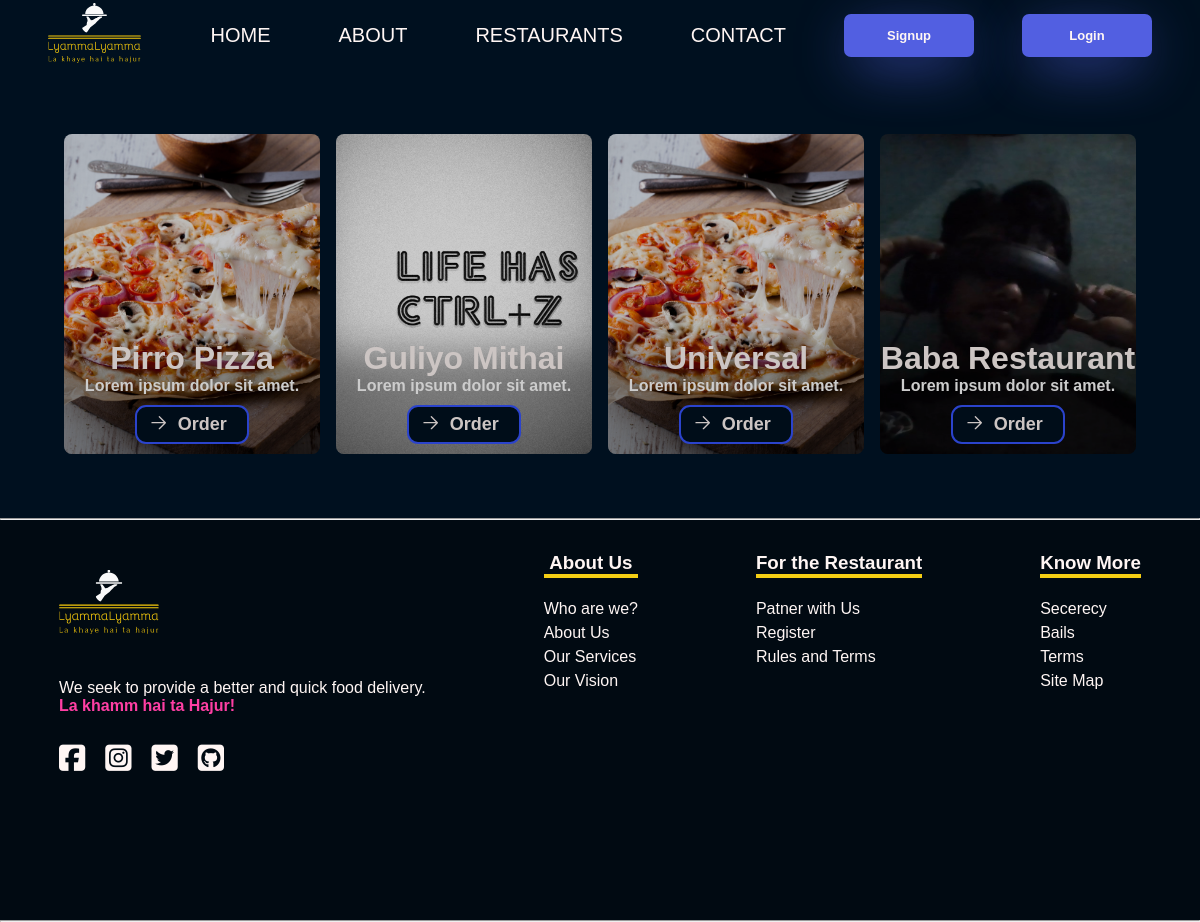
/restaurantlist/, run on an earlier commit of the app's database.
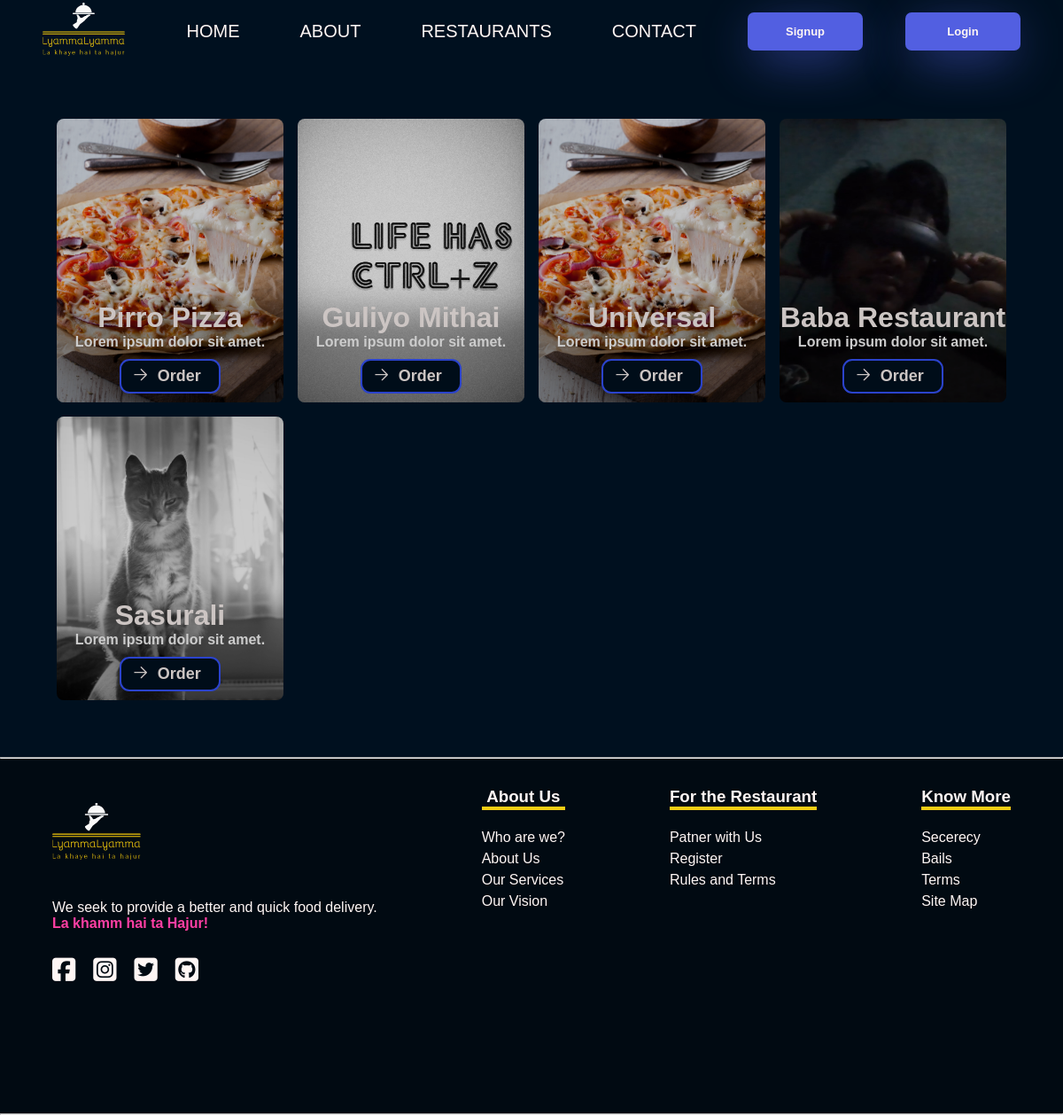
And on a later commit of the database.
### lyammaApp/models.py (models this page shows, shortened)
class launchPartner(models.Model):
    sno = models.AutoField(primary_key=True)
    image = models.ImageField(upload_to="lyammaApp/images", default="upload-image")
    fullname = models.CharField(max_length=40)
    address = models.CharField(max_length=30)
    restaurantname = models.CharField(max_length=50)
    phone = models.CharField(max_length=14)
    email = models.CharField(max_length=70)
    restauranttype = models.CharField(max_length=70)
    slug = models.CharField(max_length=130, default="normal-slug")  # url management
    timeStamp = models.DateTimeField(auto_now_add=True, blank=True)

### lyammaApp/views.py (the view)
# urls.py: path("restaurantlist/", views.restaurantlist, name="restaurantlist"),
def restaurantlist(request):
    approvedPartners = launchPartner.objects.all()
    context = {"approvedPartners": approvedPartners}
    return render(request, 'restaurantlist.html', context)

### templates/restaurantlist.html (shortened to what this page needs)
{% extends 'base.html'%}
{% load static %}
    {% block base_style%}
    {{ block.super }}
    <link rel="stylesheet" href="{% static 'styles/restaurantlist.css' %}">
    {% endblock base_style%}
    {% block content %}
    <div class="restaurantlist">
        <div class="div1">
            <div class="listBox" data-aos="fade-up">
                {% for partnerapproved in approvedPartners %}
                <div class="box" style="background-image: url(/media/{{partnerapproved.image}});">
                    <h1>{{partnerapproved.restaurantname}}</h1>
                    <p>Lorem ipsum dolor sit amet.</p>
                    <button class="banner-button">
                        <svg xmlns="http://www.w3.org/2000/svg" fill="none" viewBox="0 0 24 24" stroke-width="1.5"
                            stroke="currentColor" class="w-6 h-6">
                            <path stroke-linecap="round" stroke-linejoin="round" d="M4.5 12h15m0 0l-6.75-6.75M19.5 12l-6.75 6.75">
                            </path>
                        </svg>
                        <div class="text">
                            <a href="/restaurantlist/{{partnerapproved.slug}}">Order</a>
                        </div>
                    </button>
                </div>
                {% endfor %}
            </div>
        </div>
    </div>
    {% endblock %}

### templates/base.html (shortened to what this page needs)
{%load static%}
<!DOCTYPE html>
<html lang="en">
{% block body %}
<head>
    {% block base_style%}
    <link rel="stylesheet" href="{% static 'styles/base.css' %}">
    {% endblock base_style%}
</head>
</head>
<body>
    <header class="header">
        <a href="/">
            <img src="{%static 'images/logos.svg'%}" alt="lyamma lyamm logo" class="logo">
        </a>
        <nav class="navbar">
            <ul class="navbar-list">
                <li><a class="navkolinks" href="/">Home</a></li>
                <li><a class="navkolinks" href="/about/">About</a></li>
                <li><a class="navkolinks" href="/restaurantlist/">Restaurants</a></li>
                <li><a class="navkolinks" href="/contactus">Contact</a></li>
                {% if user.is_authenticated %}
                <h3 class="userr" id="greet">
                    ID:
                    <span class="loggedinUserSpan">{{request.user}}</span>
                </h3>
                <button id="show-logout" class="button" style="vertical-align:middle"><span>Logout</span></button>
                {% else %}
                <button id="show-signup" class="button" style="vertical-align:middle"><span>Signup</span></button>
                <button id="show-login" class="button" style="vertical-align:middle"><span>Login</span></button>
                {% endif %}
            </ul>
        </nav>
    </header>
    {% block content %} {% endblock %}
    <hr>
    <footer class="footer">
        <div class="fone">
            <img src="{%static 'images/logos.svg'%}" alt="lyamma lyamm logo" class="footer-logo">
            <p>We seek to provide a better and quick food delivery.<br> <span> La khamm hai ta Hajur!</span></p>
            <div class="footer-links">
                <a href=""><i class="fa-brands fa-square-facebook"></i></a>
                <a href=""><i class="fa-brands fa-square-instagram"></i></a>
                <a href=""><i class="fa-brands fa-square-twitter"></i></a>
                <a href=""><i class="fa-brands fa-square-github"></i></a>
            </div>
        </div>
        <div class="ftwo">
            <ul>
                <h3 class="footer-h3">About Us</h3>
                <li><a href="">Who are we?</a></li>
                <li><a href="">About Us</a></li>
                <li><a href="">Our Services</a></li>
                <li><a href="">Our Vision</a></li>
            </ul>
        </div>
        <div class="fthree">
            <ul>
                <h3 class="footer-h3">For the Restaurant</h3>
                <li><a href="">Patner with Us</a></li>
                <li><a href="">Register</a></li>
                <li><a href="">Rules and Terms</a></li>
            </ul>
        </div>
        <div class="ffour">
            <ul>
                <h3 class="footer-h3">Know More</h3>
                <li><a href="">Secerecy</a></li>
                <li><a href="">Bails</a></li>
                <li><a href="">Terms</a></li>
                <li><a href="">Site Map</a></li>
            </ul>
        </div>
    </footer>
</body>
{% endblock %}
</html>

### static/styles/base.css (style rules this page uses)
* { margin: 0; padding: 0; box-sizing: border-box; font-family: sans-serif; }
:root { --bcolor: #00101F; --footer-color: #010a12; --mainheading: #F4CE14; --para: #fff6f4; --hotish: #FF3FA4; --skyblue: #525FE1; --suntala: rgb(152, 79, 0); }
body { background-color: var(--bcolor) !important; }
.button { display: inline-block; border-radius: 7px; border: none; background: var(--skyblue); color: var(--para); font-family: inherit; text-align: center; font-size: 13px; box-shadow: 0px 14px 56px -11px var(--skyblue); width: 10em; padding: 10px; transition: all 0.4s; cursor: pointer; font-weight: bold; }
.button span { cursor: pointer; display: inline-block; position: relative; transition: 0.4s; }
.button span:after { content: 'Now'; position: absolute; opacity: 0; top: 0; right: -20px; transition: 0.7s; }
html { background-color: var(--bcolor); overflow-x: hidden; }
.header { position: sticky; top: 0; left: 0; background-color: var(--bcolor); padding: 0 48px; height: 70px; display: flex; align-items: center; justify-content: space-between; z-index: 999; }
.header .logo { height: 60px; color: var(--para); }
.navbar-list { display: flex; gap: 48px; list-style: none; }
.navkolinks { padding: 10px; }
.navkolinks:link, .navkolinks:visited { display: inline-block; text-transform: uppercase; text-decoration: none; font-size: 20px; font-weight: 500; color: var(--para); transition: all 0.3s; }
.footer { padding: 2rem 0 0; height: 50vh; background-color: var(--footer-color); color: var(--para); display: flex; justify-content: space-around; }
.footer .fone { display: flex; flex-direction: column; gap: 1.7rem; }
.footer .fone span { color: var(--hotish); font-weight: bold; }
.footer .fone .footer-links { display: flex; gap: 20px; }
.footer .fone .footer-links a { text-decoration: none; color: var(--para); font-size: 30px; }
.footer ul { list-style: none; display: flex; flex-direction: column; gap: 6px; }
.footer ul li a { text-decoration: none; color: var(--para); }
.footer-logo { height: 100px; width: 100px; }
.footer-h3 { text-align: center; border-bottom: 4px solid var(--mainheading); margin-bottom: 1rem; }

### static/styles/restaurantlist.css (style rules this page uses)
* { margin: 0; padding: 0; box-sizing: border-box; font-family: sans-serif; }
:root { --bcolor: #00101F; --footer-color: #010a12; --mainheading: #F4CE14; --para: #fff6f4; --hotish: #FF3FA4; --skyblue: #525FE1; --suntala: rgb(152, 79, 0); }
.restaurantlist { color: var(--para); padding: 4rem; display: flex; justify-content: space-between; gap: 1rem; }
.restaurantlist .div1 { display: flex; justify-content: space-between; width: 100%; }
.listBox { display: grid; grid-template-columns: repeat(4, 1fr); gap: 1rem; width: 100%; }
.restaurantlist .div1 .listBox .box { box-shadow: rgba(0, 0, 0, 0.35) 0px -120px 36px -18px inset; display: flex; flex-direction: column; justify-content: end; align-items: center; border-radius: .5rem; background-repeat: no-repeat; background-position: center center; background-size: cover; filter: brightness(80%); transition: 0.3s ease-in-out; cursor: pointer; }
.listBox .box { min-height: 40vh; }
.banner-button { margin: 10px 0; background-color: var(--bcolor); color: var(--para); width: 8.5em; height: 2.9em; border: #3654ff 0.2em solid; border-radius: 11px; text-align: right; transition: all 0.6s ease; }
.banner-button svg { width: 1.6em; margin: -0.2em 0.8em 1em; position: absolute; display: flex; transition: all 0.6s ease; }
.banner-button .text { font-weight: bold; margin: 0 1.5em }
.banner-button .text a { text-decoration: none; color: var(--para); font-size: large; }
.box p { color: #fff; font-weight: bold; }

What changed in the data, as far as the page shows it:
added launchPartner: image (picture), restaurantname "Sasurali"
